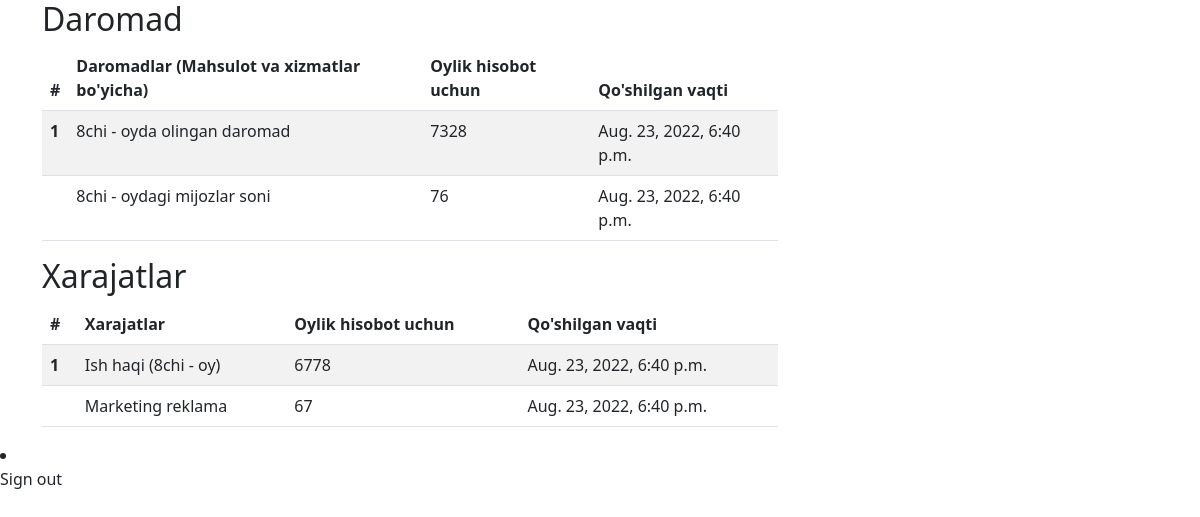
The app's page /report_detail/6 (signed in) with its own data.
### report/models.py (models this page shows, shortened)
class InComeModel(models.Model):
    report = models.ForeignKey(ReportModel, related_name="income", on_delete=models.CASCADE)
    month_income = models.CharField(max_length=255)
    month_customer = models.CharField(max_length=255)
    publish_date = models.DateTimeField(auto_now_add=True)

class ExpenseModel(models.Model):
    report_expense = models.ForeignKey(ReportModel, related_name="expense", on_delete=models.CASCADE)
    salary = models.CharField(max_length=255)
    advertising = models.CharField(max_length=255)
    publish_date = models.DateTimeField(auto_now_add=True)

### report/views.py (the view)
# urls.py: path('report_detail/<int:pk>', report_detail_view, name='report_detail'),
@login_required
def report_detail_view(request, pk):
    context = {}
    report_detail = get_object_or_404(ReportModel, pk=pk)
    expense = ExpenseModel.objects.filter(report_expense_id=pk)
    income = InComeModel.objects.filter(report_id=pk)
    account = report_detail.author.email
    context['report_detail'] = report_detail
    context['expense'] = expense
    context['income'] = income
    context['account'] = account
    return render(request, 'report_detail.html', context)

### report/templates/report_detail.html (shortened to what this page needs)
<!doctype html>
<html lang="en">
<head>
    <link href="https://cdn.jsdelivr.net/npm/bootstrap@5.2.0/dist/css/bootstrap.min.css" rel="stylesheet"
>
</head>
<body>
    <div class="container">
        <div class="row">
            <div class="col-8">
                <h2>Daromad</h2>
                <table class="table table-striped">
                    <thead>
                        <tr>
                            <th scope="col">#</th>
                            <th scope="col">Daromadlar (Mahsulot va xizmatlar bo'yicha)</th>
                            <th scope="col">Oylik hisobot uchun</th>
                            <th scope="col">Qo'shilgan vaqti</th>
                        </tr>
                    </thead>
                    <tbody>
                    {% for i in income %}
                        <tr>
                            <th scope="row">{{ forloop.counter }}</th>
                            <td>{{ i.publish_date.date.month }}chi - oyda olingan daromad</td>
                            <td>{{ i.month_income }}</td>
                            <td>{{ i.publish_date }}</td>
                        </tr>
                        <tr>
                            <th scope="row"></th>
                            <td>{{ i.publish_date.month }}chi - oydagi mijozlar soni</td>
                            <td>{{ i.month_customer }}</td>
                            <td>{{ i.publish_date }}</td>
                        </tr>
                    {% endfor %}
                    </tbody>
                </table>
            </div>
        </div>
        <div class="row">
            <div class="col-8">
                <h2>Xarajatlar</h2>
                <table class="table table-striped">
                    <thead>
                        <tr>
                            <th scope="col">#</th>
                            <th scope="col">Xarajatlar</th>
                            <th scope="col">Oylik hisobot uchun</th>
                            <th scope="col">Qo'shilgan vaqti</th>
                        </tr>
                    </thead>
                         <tbody>
                         {% for i in expense %}
                            <tr>
                                <th scope="row">{{ forloop.counter }}</th>
                                <td>Ish haqi ({{ i.publish_date.month }}chi - oy)</td>
                                <td>{{ i.salary }}</td>
                                <td>{{ i.publish_date }}</td>
                            </tr>
                            <tr>
                                <th scope="row"></th>
                                <td>Marketing reklama</td>
                                <td>{{ i.advertising }}</td>
                                <td>{{ i.publish_date }}</td>
                            </tr>
                         {% endfor %}
                    </tbody>
                </table>
            </div>
        </div>
    </div>
</body>
  <li><a class="dropdown-item" href="{% url 'account:signout' %}">Sign out</a></li>
</html>

### records on screen
InComeModel: publish_date.date.month "8", month_income "7328", publish_date "Aug. 23, 2022, 6:40 p.m.", publish_date.month "8", month_customer "76"
ExpenseModel: publish_date.month "8", salary "6778", publish_date "Aug. 23, 2022, 6:40 p.m.", advertising "67"
